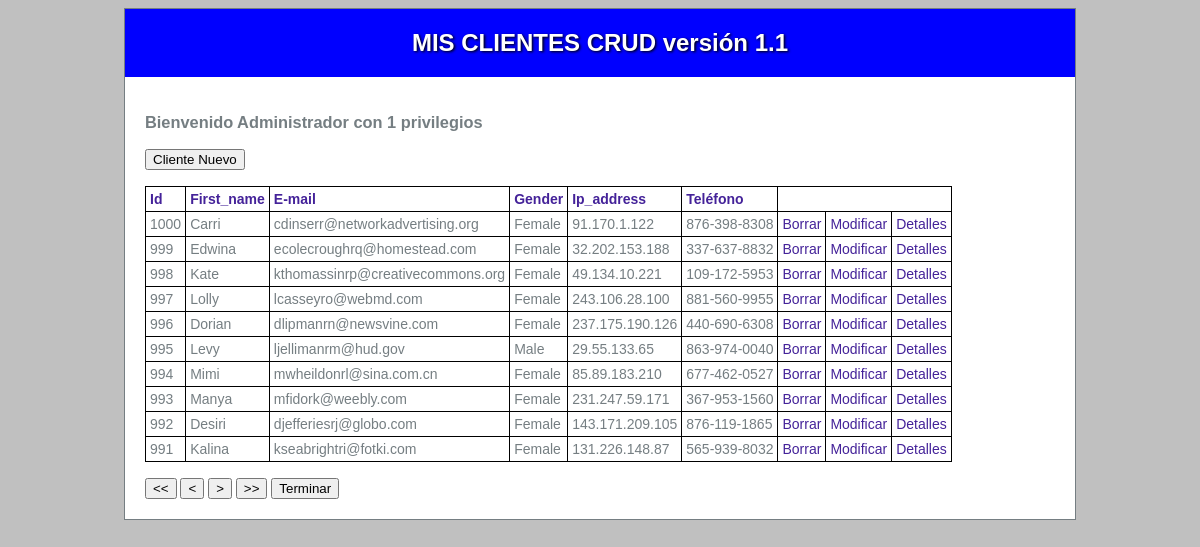
The page /?orden=Ordenar&valor=id (signed in) on the database its author committed.
### tables this page shows
create table Clientes (
	id INT(8) auto_increment not null,
	first_name VARCHAR(50),
	last_name VARCHAR(50),
	email VARCHAR(50),
	gender VARCHAR(50),
	ip_address VARCHAR(20),
	telefono VARCHAR(50),
	CONSTRAINT pk_usuarios PRIMARY KEY(id)
);

### app/models/AccesoDatos.php (called while the page is built, shortened)
<?php
class AccesoDatos
{
    private static $modelo = null;
    private $dbh = null;
    public static function getModelo()
    {
        if (self::$modelo == null) {
            self::$modelo = new AccesoDatos();
        }
        return self::$modelo;
    }
    private function __construct()
    {
        $this->dbh = new mysqli(DB_SERVER, DB_USER, DB_PASSWD, DATABASE);
    }
    public function getClientes($primero, $cuantos, $ordenacion, $numorden): array
    {
        $tuser = [];
        if ($numorden == 1) {
            $stmt_usuarios  = $this->dbh->prepare("select * from Clientes order by $ordenacion Desc limit $primero,$cuantos");
        } else {
            $stmt_usuarios  = $this->dbh->prepare("select * from Clientes order by $ordenacion  limit $primero,$cuantos");
        }
        $stmt_usuarios->execute();
        $result = $stmt_usuarios->get_result();
        if ($result) {
            while ($user = $result->fetch_object('Cliente')) {
                $tuser[] = $user;
            }
        }
        return $tuser;
    }
}

### app/models/Cliente.php (called while the page is built, shortened)
<?php
class Cliente {
   function &__get($name)
   {
       if ( property_exists($this,$name)){
           return $this->$name;
       }
   }
}

### app/views/list.php (the view)
<h3>Bienvenido <?= $nombre ?> con <?= $rol ?> privilegios</h3>
<form>
<button type="submit" name="orden" value="Nuevo"> Cliente Nuevo </button><br>
</form>
<br>
<table>
<tr>
    <th><a href="?orden=Ordenar&valor=id"> Id </a></th>
    <th><a href="?orden=Ordenar&valor=first_name">First_name</a></th>
    <th><a href="?orden=Ordenar&valor=email">E-mail</a></th>
    <th><a href="?orden=Ordenar&valor=gender">Gender</a></th>
    <th><a href="?orden=Ordenar&valor=ip_address">Ip_address</a></th>
    <th><a href="?orden=Ordenar&valor=telefono">Teléfono</a></th>
</tr>
<?php foreach ($tvalores as $valor): ?>
<tr>
<td><?= $valor->id ?> </td>
<td><?= $valor->first_name ?> </td>
<td><?= $valor->email ?> </td>
<td><?= $valor->gender ?> </td>
<td><?= $valor->ip_address ?> </td>
<td><?= $valor->telefono ?> </td>
<td><a href="#" onclick="confirmarBorrar('<?=$valor->first_name?>',<?=$valor->id?>);" >Borrar</a></td>
<td><a href="?orden=Modificar&id=<?=$valor->id?>">Modificar</a></td>
<td><a href="?orden=Detalles&id=<?=$valor->id?>" >Detalles</a></td>
<tr>
<?php endforeach ?>
</table>
<form>
<br>
<button type="submit" name="nav" value="Primero"> << </button>
<button type="submit" name="nav" value="Anterior"> < </button>
<button type="submit" name="nav" value="Siguiente"> > </button>
<button type="submit" name="nav" value="Ultimo"> >> </button>
<button type="submit" name="orden" value="Terminar"> Terminar</button><br>
</form>

### web/css/default.css (style rules this page uses)
body { background: silver; text-align: justify; font-family: Tahoma, Geneva, sans-serif; font-size: 14px; color: #757E82; }
a { color: #429; text-decoration: none; }
table, th, td { border: 1px solid black; border-collapse:collapse; padding: 4px; }

### rows shown on the page
clientes: id "1000", first_name "Carri", email "cdinserr@networkadvertising.org", gender "Female", ip_address "91.170.1.122", telefono "876-398-8308"
clientes: id "999", first_name "Edwina", email "ecolecroughrq@homestead.com", gender "Female", ip_address "32.202.153.188", telefono "337-637-8832"
clientes: id "998", first_name "Kate", email "kthomassinrp@creativecommons.org", gender "Female", ip_address "49.134.10.221", telefono "109-172-5953"
clientes: id "997", first_name "Lolly", email "lcasseyro@webmd.com", gender "Female", ip_address "243.106.28.100", telefono "881-560-9955"
clientes: id "996", first_name "Dorian", email "dlipmanrn@newsvine.com", gender "Female", ip_address "237.175.190.126", telefono "440-690-6308"
clientes: id "995", first_name "Levy", email "ljellimanrm@hud.gov", gender "Male", ip_address "29.55.133.65", telefono "863-974-0040"
clientes: id "994", first_name "Mimi", email "mwheildonrl@sina.com.cn", gender "Female", ip_address "85.89.183.210", telefono "677-462-0527"
clientes: id "993", first_name "Manya", email "mfidork@weebly.com", gender "Female", ip_address "231.247.59.171", telefono "367-953-1560"
clientes: id "992", first_name "Desiri", email "djefferiesrj@globo.com", gender "Female", ip_address "143.171.209.105", telefono "876-119-1865"
clientes: id "991", first_name "Kalina", email "kseabrightri@fotki.com", gender "Female", ip_address "131.226.148.87", telefono "565-939-8032"

### other values the page prints
$nombre "Administrador"
$rol "1"
